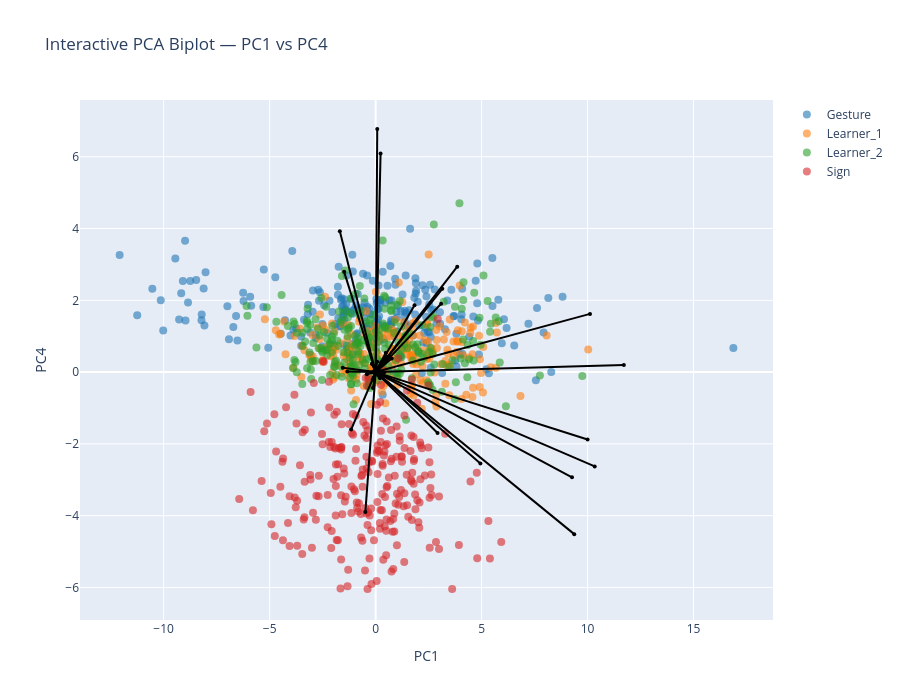

The cell this chart's notebook holds for it:
### Markdown cell above
#### Biplot PC1-PC4

### Code cell
#| code-fold: true
#| code-summary: Code to prepare plot

pcs_to_plot = [1, 4]  # PC1–PC2

sig_features_GS = (
    df_sig_vars_GS[
        (df_sig_vars_GS["sig_loading"]) &
        (df_sig_vars_GS["PC"].isin(pcs_to_plot))
    ]["feature"]
    .unique()
)

feature_names = df_clean.columns[:-1]
selected_vars = [feature_names.get_loc(f) for f in sig_features_GS if f in feature_names]

arrow_strength = (
    df_sig_vars_GS[df_sig_vars_GS["PC"].isin(pcs_to_plot)]
    .groupby("feature")["index_loading"]
    .mean()
    .to_dict()
)

interactive_PCA_biplot(
    score=x_new_GS, 
    coeff=loadings_GS, 
    labels=feature_names, 
    y=y, 
    selected_vars=selected_vars, 
    pc_x=pcs_to_plot[0], pc_y=pcs_to_plot[1],
    show_labels=False,
    le=le,
    arrow_strength=arrow_strength
)

# static plot
static_PCA_biplot(
    score=x_new_GS, 
    coeff=loadings_GS, 
    labels=feature_names, 
    y=y, 
    selected_vars=selected_vars, 
    pc_x=pcs_to_plot[0], pc_y=pcs_to_plot[1],
    show_labels=False,
    arrow_strength=arrow_strength,
    le=le,
    save_path=os.path.join(curfolder, "Plots", "PCA_GS_all_PC1_4_biplot.png")
)

### Figure 1 — Plotly figure (JSON) as saved in the notebook; plotly's stock layout.template omitted (floating-point values rounded to 4 significant figures; data arrays with more than 128 entries replaced by an {"elided": "..."} marker saying what was removed)
{"data": [{"hoverinfo": "text", "marker": {"color": "#1f77b4", "opacity": 0.6, "size": 8}, "mode": "markers", "name": "Gesture", "showlegend": true, "text": {"elided": "250 str values"}, "type": "scatter", "x": {"elided": "250 float values"}, "y": {"elided": "250 float values"}}, {"hoverinfo": "text", "marker": {"color": "#ff7f0e", "opacity": 0.6, "size": 8}, "mode": "markers", "name": "Learner_1", "showlegend": true, "text": {"elided": "249 str values"}, "type": "scatter", "x": {"elided": "249 float values"}, "y": {"elided": "249 float values"}}, {"hoverinfo": "text", "marker": {"color": "#2ca02c", "opacity": 0.6, "size": 8}, "mode": "markers", "name": "Learner_2", "showlegend": true, "text": {"elided": "247 str values"}, "type": "scatter", "x": {"elided": "247 float values"}, "y": {"elided": "247 float values"}}, {"hoverinfo": "text", "marker": {"color": "#d62728", "opacity": 0.6, "size": 8}, "mode": "markers", "name": "Sign", "showlegend": true, "text": {"elided": "243 str values"}, "type": "scatter", "x": {"elided": "243 float values"}, "y": {"elided": "243 float values"}}, {"hoverinfo": "text", "hovertext": "gross__magnitude__arm_speed_Gmean", "line": {"color": "black"}, "marker": {"size": 4}, "mode": "lines+markers", "showlegend": false, "textposition": "top center", "type": "scatter", "x": [0, 2.923], "y": [0, -1.695]}, {"hoverinfo": "text", "hovertext": "gross__variability__arm_speed_Gstd", "line": {"color": "black"}, "marker": {"size": 4}, "mode": "lines+markers", "showlegend": false, "textposition": "top center", "type": "scatter", "x": [0, 11.71], "y": [0, 0.2]}, {"hoverinfo": "text", "hovertext": "gross__magnitude__arm_speed_peak_mean", "line": {"color": "black"}, "marker": {"size": 4}, "mode": "lines+markers", "showlegend": false, "textposition": "top center", "type": "scatter", "x": [0, 10.34], "y": [0, -2.628]}, {"hoverinfo": "text", "hovertext": "gross__variability__arm_speed_peak_std", "line": {"color": "black"}, "marker": {"size": 4}, "mode": "lines+markers", "showlegend": false, "textposition": "top center", "type": "scatter", "x": [0, 1.836], "y": [0, 1.865]}, {"hoverinfo": "text", "hovertext": "gross__rhythm__arm_speed_peak_n", "line": {"color": "black"}, "marker": {"size": 4}, "mode": "lines+markers", "showlegend": false, "textposition": "top center", "type": "scatter", "x": [0, -1.485], "y": [0, 2.793]}, {"hoverinfo": "text", "hovertext": "gross__rhythm__arm_speed_peak_rate", "line": {"color": "black"}, "marker": {"size": 4}, "mode": "lines+markers", "showlegend": false, "textposition": "top center", "type": "scatter", "x": [0, -1.334], "y": [0, 0.01497]}, {"hoverinfo": "text", "hovertext": "gross__rhythm__arm_speed_mod_depth", "line": {"color": "black"}, "marker": {"size": 4}, "mode": "lines+markers", "showlegend": false, "textposition": "top center", "type": "scatter", "x": [0, 9.371], "y": [0, -4.515]}, {"hoverinfo": "text", "hovertext": "gross__magnitude__arm_acc_Gmean", "line": {"color": "black"}, "marker": {"size": 4}, "mode": "lines+markers", "showlegend": false, "textposition": "top center", "type": "scatter", "x": [0, 4.944], "y": [0, -2.544]}, {"hoverinfo": "text", "hovertext": "gross__variability__arm_acc_Gstd", "line": {"color": "black"}, "marker": {"size": 4}, "mode": "lines+markers", "showlegend": false, "textposition": "top center", "type": "scatter", "x": [0, 10.12], "y": [0, 1.621]}, {"hoverinfo": "text", "hovertext": "gross__magnitude__arm_acc_peak_mean", "line": {"color": "black"}, "marker": {"size": 4}, "mode": "lines+markers", "showlegend": false, "textposition": "top center", "type": "scatter", "x": [0, 10.0], "y": [0, -1.879]}, {"hoverinfo": "text", "hovertext": "gross__variability__arm_acc_peak_std", "line": {"color": "black"}, "marker": {"size": 4}, "mode": "lines+markers", "showlegend": false, "textposition": "top center", "type": "scatter", "x": [0, 3.852], "y": [0, 2.935]}, {"hoverinfo": "text", "hovertext": "gross__rhythm__arm_acc_peak_n", "line": {"color": "black"}, "marker": {"size": 4}, "mode": "lines+markers", "showlegend": false, "textposition": "top center", "type": "scatter", "x": [0, -1.688], "y": [0, 3.921]}, {"hoverinfo": "text", "hovertext": "gross__rhythm__arm_acc_peak_rate", "line": {"color": "black"}, "marker": {"size": 4}, "mode": "lines+markers", "showlegend": false, "textposition": "top center", "type": "scatter", "x": [0, -1.554], "y": [0, 0.1233]}, {"hoverinfo": "text", "hovertext": "gross__rhythm__arm_acc_mod_depth", "line": {"color": "black"}, "marker": {"size": 4}, "mode": "lines+markers", "showlegend": false, "textposition": "top center", "type": "scatter", "x": [0, 9.265], "y": [0, -2.932]}, {"hoverinfo": "text", "hovertext": "gross__magnitude__arm_speed_integral", "line": {"color": "black"}, "marker": {"size": 4}, "mode": "lines+markers", "showlegend": false, "textposition": "top center", "type": "scatter", "x": [0, 3.147], "y": [0, 2.321]}, {"hoverinfo": "text", "hovertext": "gross__rhythm__arm_speed_sampen", "line": {"color": "black"}, "marker": {"size": 4}, "mode": "lines+markers", "showlegend": false, "textposition": "top center", "type": "scatter", "x": [0, -1.156], "y": [0, -1.601]}, {"hoverinfo": "text", "hovertext": "gross__smoothness__arm_sparc", "line": {"color": "black"}, "marker": {"size": 4}, "mode": "lines+markers", "showlegend": false, "textposition": "top center", "type": "scatter", "x": [0, -0.0975], "y": [0, 0.01737]}, {"hoverinfo": "text", "hovertext": "gross__rhythm__band1_band_power_totalarm", "line": {"color": "black"}, "marker": {"size": 4}, "mode": "lines+markers", "showlegend": false, "textposition": "top center", "type": "scatter", "x": [0, 0.4831], "y": [0, 0.5398]}, {"hoverinfo": "text", "hovertext": "gross__rhythm__band2_centroid_totalarm", "line": {"color": "black"}, "marker": {"size": 4}, "mode": "lines+markers", "showlegend": false, "textposition": "top center", "type": "scatter", "x": [0, -0.1511], "y": [0, 0.2179]}, {"hoverinfo": "text", "hovertext": "gross__rhythm__band3_band_power_totalarm", "line": {"color": "black"}, "marker": {"size": 4}, "mode": "lines+markers", "showlegend": false, "textposition": "top center", "type": "scatter", "x": [0, -0.4132], "y": [0, -0.06196]}, {"hoverinfo": "text", "hovertext": "gross__rhythm__band3_centroid_totalarm", "line": {"color": "black"}, "marker": {"size": 4}, "mode": "lines+markers", "showlegend": false, "textposition": "top center", "type": "scatter", "x": [0, -0.1412], "y": [0, -0.2124]}, {"hoverinfo": "text", "hovertext": "gross__rhythm__band3_entropy_totalarm", "line": {"color": "black"}, "marker": {"size": 4}, "mode": "lines+markers", "showlegend": false, "textposition": "top center", "type": "scatter", "x": [0, -0.0879], "y": [0, -0.146]}, {"hoverinfo": "text", "hovertext": "gross__magnitude__bbmv_arms_total", "line": {"color": "black"}, "marker": {"size": 4}, "mode": "lines+markers", "showlegend": false, "textposition": "top center", "type": "scatter", "x": [0, 3.092], "y": [0, 1.904]}, {"hoverinfo": "text", "hovertext": "gross__coordination__arm_coupling", "line": {"color": "black"}, "marker": {"size": 4}, "mode": "lines+markers", "showlegend": false, "textposition": "top center", "type": "scatter", "x": [0, 0.2044], "y": [0, -0.1702]}, {"hoverinfo": "text", "hovertext": "gross__proxdist__proximalization_index", "line": {"color": "black"}, "marker": {"size": 4}, "mode": "lines+markers", "showlegend": false, "textposition": "top center", "type": "scatter", "x": [0, -0.1695], "y": [0, 0.2366]}, {"hoverinfo": "text", "hovertext": "fine__handshape__fingertip_spread_mean", "line": {"color": "black"}, "marker": {"size": 4}, "mode": "lines+markers", "showlegend": false, "textposition": "top center", "type": "scatter", "x": [0, 0.1222], "y": [0, -0.09645]}, {"hoverinfo": "text", "hovertext": "fine__handshape__thumb_index_mean", "line": {"color": "black"}, "marker": {"size": 4}, "mode": "lines+markers", "showlegend": false, "textposition": "top center", "type": "scatter", "x": [0, 0.05355], "y": [0, -0.02795]}, {"hoverinfo": "text", "hovertext": "fine__variability__thumb_index_std", "line": {"color": "black"}, "marker": {"size": 4}, "mode": "lines+markers", "showlegend": false, "textposition": "top center", "type": "scatter", "x": [0, 0.5166], "y": [0, 0.4192]}, {"hoverinfo": "text", "hovertext": "fine__handshape__mcp_tip_mean", "line": {"color": "black"}, "marker": {"size": 4}, "mode": "lines+markers", "showlegend": false, "textposition": "top center", "type": "scatter", "x": [0, 0.09172], "y": [0, 0.1239]}, {"hoverinfo": "text", "hovertext": "fine__variability__thumb_opposition_std", "line": {"color": "black"}, "marker": {"size": 4}, "mode": "lines+markers", "showlegend": false, "textposition": "top center", "type": "scatter", "x": [0, 0.6769], "y": [0, 0.4204]}, {"hoverinfo": "text", "hovertext": "fine__handshape__handshape_size_mean", "line": {"color": "black"}, "marker": {"size": 4}, "mode": "lines+markers", "showlegend": false, "textposition": "top center", "type": "scatter", "x": [0, 0.1843], "y": [0, 0.1405]}, {"hoverinfo": "text", "hovertext": "fine__variability__handshape_size_std", "line": {"color": "black"}, "marker": {"size": 4}, "mode": "lines+markers", "showlegend": false, "textposition": "top center", "type": "scatter", "x": [0, 0.2723], "y": [0, 0.2739]}, {"hoverinfo": "text", "hovertext": "fine__variability__handshape_variability", "line": {"color": "black"}, "marker": {"size": 4}, "mode": "lines+markers", "showlegend": false, "textposition": "top center", "type": "scatter", "x": [0, 0.759], "y": [0, 0.3816]}, {"hoverinfo": "text", "hovertext": "fine__magnitude__flexion_speed_mean", "line": {"color": "black"}, "marker": {"size": 4}, "mode": "lines+markers", "showlegend": false, "textposition": "top center", "type": "scatter", "x": [0, 0.3931], "y": [0, -0.02039]}, {"hoverinfo": "text", "hovertext": "fine__variability__flexion_speed_std", "line": {"color": "black"}, "marker": {"size": 4}, "mode": "lines+markers", "showlegend": false, "textposition": "top center", "type": "scatter", "x": [0, 0.1789], "y": [0, 0.02461]}, {"hoverinfo": "text", "hovertext": "fine__coordination__finger_independence", "line": {"color": "black"}, "marker": {"size": 4}, "mode": "lines+markers", "showlegend": false, "textposition": "top center", "type": "scatter", "x": [0, -0.1648], "y": [0, -0.01334]}, {"hoverinfo": "text", "hovertext": "fine__variability__flexion_entropy", "line": {"color": "black"}, "marker": {"size": 4}, "mode": "lines+markers", "showlegend": false, "textposition": "top center", "type": "scatter", "x": [0, -0.09379], "y": [0, -0.2113]}, {"hoverinfo": "text", "hovertext": "gross__smoothness__arm_intermittency", "line": {"color": "black"}, "marker": {"size": 4}, "mode": "lines+markers", "showlegend": false, "textposition": "top center", "type": "scatter", "x": [0, 0.2341], "y": [0, 6.087]}, {"hoverinfo": "text", "hovertext": "gross__rhythm__band1_centroid_totalarm", "line": {"color": "black"}, "marker": {"size": 4}, "mode": "lines+markers", "showlegend": false, "textposition": "top center", "type": "scatter", "x": [0, -0.4827], "y": [0, -3.895]}, {"hoverinfo": "text", "hovertext": "gross__rhythm__band2_band_power_totalarm", "line": {"color": "black"}, "marker": {"size": 4}, "mode": "lines+markers", "showlegend": false, "textposition": "top center", "type": "scatter", "x": [0, -0.1229], "y": [0, -0.4413]}, {"hoverinfo": "text", "hovertext": "fine__variability__mcp_tip_std", "line": {"color": "black"}, "marker": {"size": 4}, "mode": "lines+markers", "showlegend": false, "textposition": "top center", "type": "scatter", "x": [0, 0.0749], "y": [0, 0.2852]}, {"hoverinfo": "text", "hovertext": "fine__smoothness__flexion_intermittency", "line": {"color": "black"}, "marker": {"size": 4}, "mode": "lines+markers", "showlegend": false, "textposition": "top center", "type": "scatter", "x": [0, 0.07685], "y": [0, 6.772]}], "layout": {"height": 700, "hovermode": "closest", "title": {"text": "Interactive PCA Biplot — PC1 vs PC4"}, "width": 900, "xaxis": {"title": {"text": "PC1"}}, "yaxis": {"title": {"text": "PC4"}}}}
